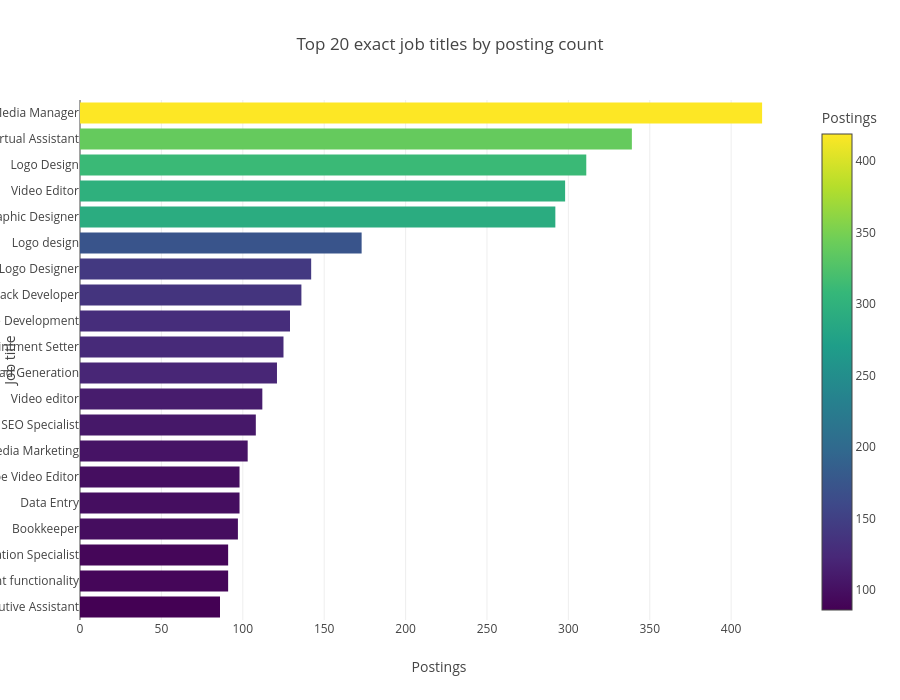

The cell this chart's notebook holds for it:
### Markdown cell above
<h2><span style="color:lightblue"><b>Stage 3: Exploratory Data Analysis — popular job titles</b></span></h2>


<h2><span style="color:lightblue"><b>A. Most in-demand job titles</b></span></h2>
Identify which exact job titles appear most frequently.

### Code cell
top_titles = jobs["title"].value_counts().head(20).sort_values()
fig = px.bar(x=top_titles.values, y=top_titles.index, orientation="h",
             color=top_titles.values, color_continuous_scale="Viridis",
             title="Top 20 exact job titles by posting count",
             labels={"x":"Postings", "y":"Job title", "color":"Postings"})
fig.update_layout(showlegend=False, height=700)
fig.show()

### Figure 1 — Plotly figure (JSON) as saved in the notebook; plotly's stock layout.template omitted (floating-point values rounded to 4 significant figures)
{"data": [{"hovertemplate": "Postings=%{marker.color}<br>Job title=%{y}<extra></extra>", "legendgroup": "", "marker": {"color": [86, 91, 91, 97, 98, 98, 103, 108, 112, 121, 125, 129, 136, 142, 173, 292, 298, 311, 339, 419], "coloraxis": "coloraxis", "pattern": {"shape": ""}}, "name": "", "orientation": "h", "showlegend": false, "textposition": "auto", "type": "bar", "x": [86, 91, 91, 97, 98, 98, 103, 108, 112, 121, 125, 129, 136, 142, 173, 292, 298, 311, 339, 419], "xaxis": "x", "y": ["Executive Assistant", "Build responsive WordPress site with booking/payment functionality", "Lead Generation Specialist", "Bookkeeper", "Data Entry", "YouTube Video Editor", "Social Media Marketing", "SEO Specialist", "Video editor", "Lead Generation", "Appointment Setter", "Website Development", "Full Stack Developer", "Logo Designer", "Logo design", "Graphic Designer", "Video Editor", "Logo Design", "Virtual Assistant", "Social Media Manager"], "yaxis": "y"}], "layout": {"barmode": "relative", "coloraxis": {"autocolorscale": false, "colorbar": {"title": {"text": "Postings"}}, "colorscale": [[0, "#440154"], [0.1111, "#482878"], [0.2222, "#3e4989"], [0.3333, "#31688e"], [0.4444, "#26828e"], [0.5556, "#1f9e89"], [0.6667, "#35b779"], [0.7778, "#6ece58"], [0.8889, "#b5de2b"], [1, "#fde725"]]}, "height": 700, "legend": {"tracegroupgap": 0}, "showlegend": false, "title": {"text": "Top 20 exact job titles by posting count"}, "xaxis": {"anchor": "y", "domain": [0, 1], "title": {"text": "Postings"}}, "yaxis": {"anchor": "x", "domain": [0, 1], "title": {"text": "Job title"}}}}
